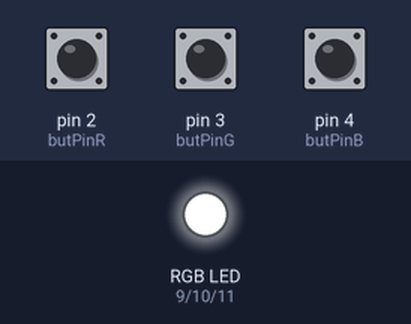
Simulated run of this sketch. Board: Arduino Uno, built with avr-gcc and run on an emulated ATmega328P. Parts: an RGB LED mixed from three pins (HIGH = lit). The inputs (shaded band) are chosen by the test bench; at power-on: pin 2 (butPinR) LOW, pin 3 (butPinG) LOW, pin 4 (butPinB) LOW.

Above: at 1.2 s.
1.3 s: pin 2 (butPinR) pulled HIGH for 0.15 s
At 2.6 s:
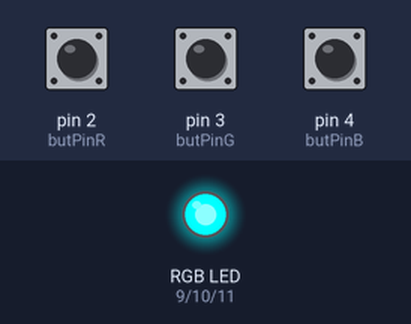
2.9 s: pin 3 (butPinG) pulled HIGH for 0.15 s
At 3.9 s:
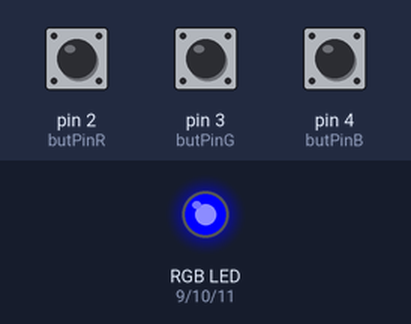
4.5 s: pin 4 (butPinB) pulled HIGH for 0.15 s
At 5.2 s:
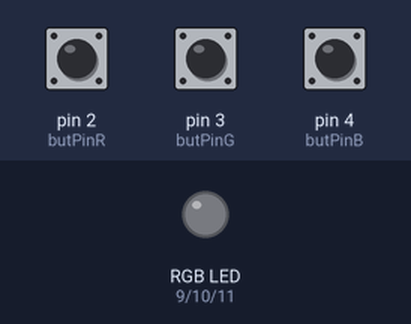
6.1 s: pin 2 (butPinR) pulled HIGH for 1 s
At 7.7 s:
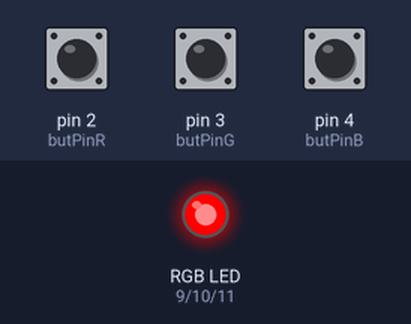
8.6 s: pin 3 (butPinG) pulled HIGH for 1 s
At 10.8 s:
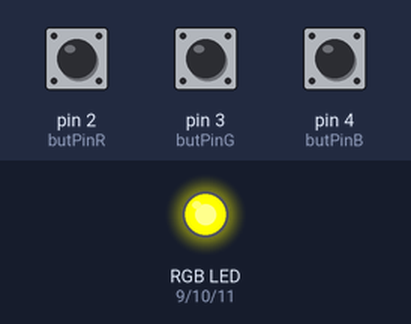
11.1 s: pin 2 (butPinR) pulled HIGH for 0.15 s
At 11.5 s:
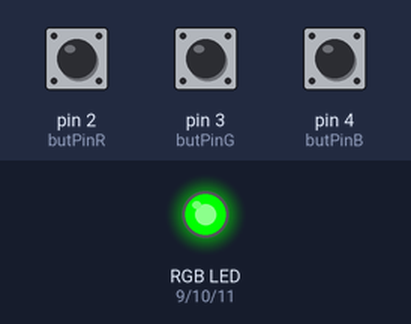
Timing chart, 0 to 13.7 s (numbered marks = the images above; inputs shaded):
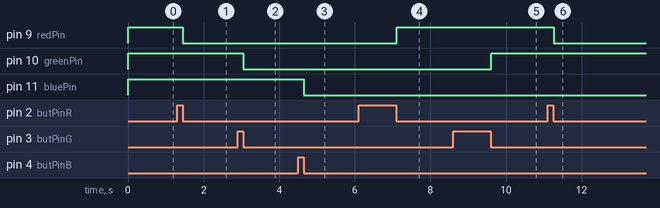

The sketch:

26_RGB-LED_mit_Drucktasten.ino
```cpp
/**
 * In der Arduino IDE:
 *   - öffne den "Seriellen Monitor" (Symbol rechts oben)
 *   - Konfiguration des seriellen Monitors sollte wie folgt sein
 *     - "Kein Zeilenende"
 *     - "115200 Baud"
 *
 * Der "Reset"-Taster auf der Arduino-Platine startet das Programm neu.
 *
 * Schaltplan:
 *   .---------------------.
 *   | Arduino Uno         |
 *   | R4 Wifi          ___|
 *   |                 |5V_o------o--------o--------.
 *   |                 |_/ |      |        |        |
 *   |                     |     .-.      .-.      .-.
 *   |                     |     | |10k   | |10k   | |10K
 *   |                     |     | |      | |      | |
 *   |                     |     '-'      '-'      '-'
 *   |                   __|      |        |        | Blau
 *   |                  |4 o------|--------|--------o |
 *   |                  |_/|      |        |  Grün    |=|
 *   |                  |3 o------|--------o |      o |
 *   |                  |_/|      | Rot      |=|    |
 *   |                  |2 o------o |      o |      |
 *   |                  |_/|        |=|    |        |
 *   |                     |      o |      |        |
 *   |___   ___   ___   __ |GND   |        |        |
 *   |~11| |~10| |GND| |~9||------o--------o--------'
 *   '-o-----o-----o----o--'
 *     |     |     |    |
 *    .-.   .-.    |   .-.
 *    | |1k | |1k  |   | |1k
 *    | |   | |    |   | |
 *    '-'   '-'    |   '-'
 *     |     |     |    |
 *    Blau  Grün  GND  Rot
 *   .---------------------.
 *   |       RGB LED       |
 *   '---------------------'
 *
 * Die Beine der RGB-LED sind unterschiedlich lang. GND ist das längste.
 * Drei Taster mit drei verschieben Farben.
 */

const int butPinR = 2;
const int butPinG = 3;
const int butPinB = 4;

const int redPin = 9;
const int greenPin = 10;
const int bluePin = 11;

const int br = 115200;

int butValOldR = 1;
int butValOldG = 1;
int butValOldB = 1;

int LEDstateR = LOW;
int LEDstateG = LOW;
int LEDstateB = LOW;

int dt = 50;

void setup() {
  Serial.begin(br);
  pinMode(butPinR, INPUT); pinMode(redPin, OUTPUT);
  pinMode(butPinG, INPUT); pinMode(greenPin, OUTPUT);
  pinMode(butPinB, INPUT); pinMode(bluePin, OUTPUT);
}

void loop() {
  int butValR = digitalRead(butPinR);
  int butValG = digitalRead(butPinG);
  int butValB = digitalRead(butPinB);

  LEDstateR = updateLEDstate(butValOldR, butValR, LEDstateR, redPin);
  LEDstateG = updateLEDstate(butValOldG, butValG, LEDstateG, greenPin);
  LEDstateB = updateLEDstate(butValOldB, butValB, LEDstateB, bluePin);

  butValOldR = butValR;
  butValOldG = butValG;
  butValOldB = butValB;
  delay(dt);
}

int updateLEDstate(int butValOld, int butVal, int LEDstate, int pin) {
  if (butValOld == 1 && butVal == 0) {
    if (LEDstate == 1) digitalWrite(pin, LOW);
    if (LEDstate == 0) digitalWrite(pin, HIGH);
    return !LEDstate;
  }
  return LEDstate;
}
```

Measured:
- after the input at 1.3 s, pin 9 (redPin): HIGH → LOW after 0.15 s
- after the input at 2.9 s, pin 10 (greenPin): HIGH → LOW after 0.15 s
- after the input at 4.5 s, pin 11 (bluePin): HIGH → LOW after 0.15 s
- after the input at 6.1 s, pin 9 (redPin): LOW → HIGH after 1.0 s
- after the input at 8.6 s, pin 10 (greenPin): LOW → HIGH after 1.0 s
- after the input at 11.1 s, pin 9 (redPin): HIGH → LOW after 0.16 s
